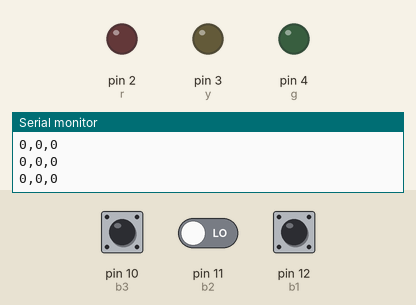
Simulated run of this sketch. Board: Arduino Uno, built with avr-gcc and run on an emulated ATmega328P. On the bench: output pins drawn as LEDs (lit = HIGH), the last lines printed to the serial monitor. The inputs (shaded band) are chosen by the test bench; at power-on: pin 11 (b2) LOW, pin 10 (b3) LOW, pin 12 (b1) LOW.

Above: at 1.2 s.
1.3 s: pin 11 (b2) driven HIGH
At 4.2 s:
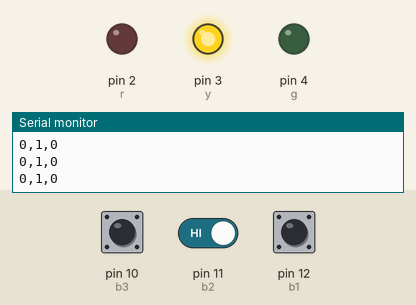
4.3 s: pin 10 (b3) driven HIGH
5.8 s: pin 10 (b3) driven LOW
At 8.0 s:
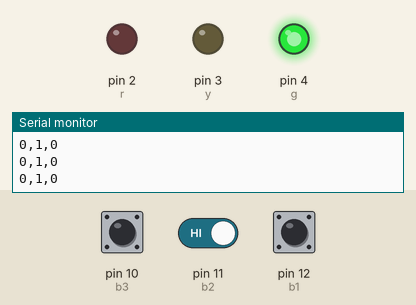
8.3 s: pin 11 (b2) driven LOW
At 9.7 s:
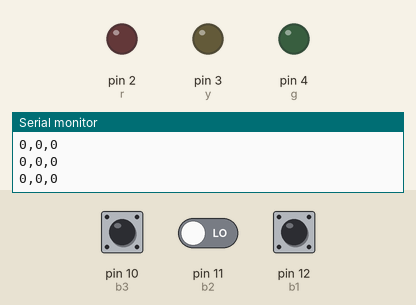
10.3 s: pin 12 (b1) pulsed HIGH 5 times (0.12 s each, 0.3 s apart)
At 12.4 s:
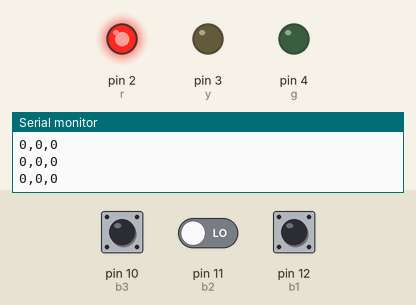
14.8 s: pin 10 (b3) pulsed HIGH 2 times (0.12 s each, 0.3 s apart)
At 15.5 s:
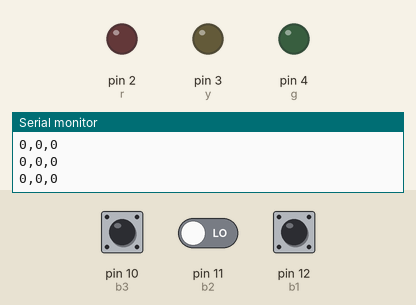
Timing chart, 0 to 17.8 s (numbered marks = the images above; inputs shaded):
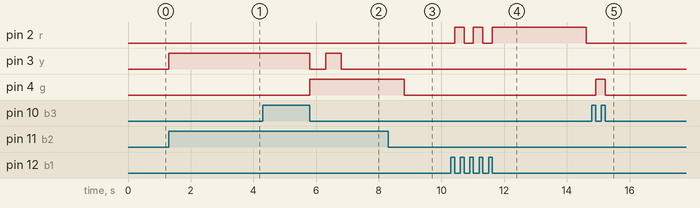

Measured:
- after the input at 1.3 s, pin 3 (y): LOW → HIGH at once
- after the input at 5.8 s, pin 3 (y): HIGH → LOW at once, → HIGH 0.50 s later, → LOW 0.50 s later; pin 4 (g): LOW → HIGH at once
- after the input at 8.3 s, pin 3 (y): stays LOW (without the input it goes to HIGH after 0.51 s)
- after the input at 10.3 s, pin 2 (r): goes HIGH 0.30 s, LOW 0.30 s, HIGH 0.30 s, LOW 0.30 s, HIGH 3.0 s, then LOW, starting after 0.12 s
- after the input at 14.8 s, pin 4 (g): LOW → HIGH after 0.12 s, → LOW 0.30 s later

The sketch:

bouncing.ino
```cpp
#define b1 12 // link to r
#define b2 11 // link to y
#define b3 10 // link to g
#define r 2
#define y 3
#define g 4
int x;
unsigned long savetimeR, savetimeG, savetimeY;
void setup() {
  Serial.begin(9600);
  pinMode(b1, INPUT);
  pinMode(b2, INPUT);
  pinMode(b3, INPUT);
  pinMode(r, OUTPUT);
  pinMode(g, OUTPUT);
  pinMode(y, OUTPUT);
}

void loop() {
  Serial.print(digitalRead(b1));
  Serial.print(",");
  Serial.print(digitalRead(b2));
  Serial.print(",");
  Serial.println(digitalRead(b3));
  int read1 = digitalRead(r);
  if (read1 == LOW && digitalRead(b1) == HIGH) { // check LED ON OR OFF
    while (digitalRead(b1) == HIGH);
    digitalWrite(r, HIGH);
    savetimeR = millis();

  }
  else if (read1 == HIGH) { // press same button to turn off the LED

    if (digitalRead(b1) == HIGH) {
      while (digitalRead(b1) == HIGH);
      digitalWrite(r, LOW);
      Serial.println("RedClose");
    }

  }
  if ((millis() - savetimeR) >= 3000) {
    digitalWrite(r, LOW);
    savetimeR = millis();
  }


  int read3 = digitalRead(g);
  if (read1 == LOW &&  digitalRead(b3) == HIGH && read3 == LOW)  { // when red is off
    while (digitalRead(b3) == HIGH);
    digitalWrite(g, HIGH);
    savetimeG = millis();

  }
  else if (read1 == LOW && digitalRead(b3) == HIGH && read3 == HIGH) { // press same button to turn off the LED
    while (digitalRead(b3) == HIGH);
    digitalWrite(g, LOW);
    Serial.println("GreenClose");
  }
  if ((millis() - savetimeG) >= 3000) {
    digitalWrite(g, LOW);
    savetimeG = millis();
  }
  // yellow pulldown
   int read2 = digitalRead(y);
    if(read1 == LOW && read3 == LOW){
      if(read2 == LOW && digitalRead(b2)==HIGH){
        savetimeY = millis();
        digitalWrite(y,HIGH);
        x = 4;
        }
      }
  if(millis()-savetimeY > 500){
    if(x>0)
    {
      if(x%2==0)
        digitalWrite(y,LOW);
      else
        digitalWrite(y,HIGH);
      x--;
      savetimeY = millis();
    }
   if(x==0)
      digitalWrite(y,LOW);
  }


}
```
